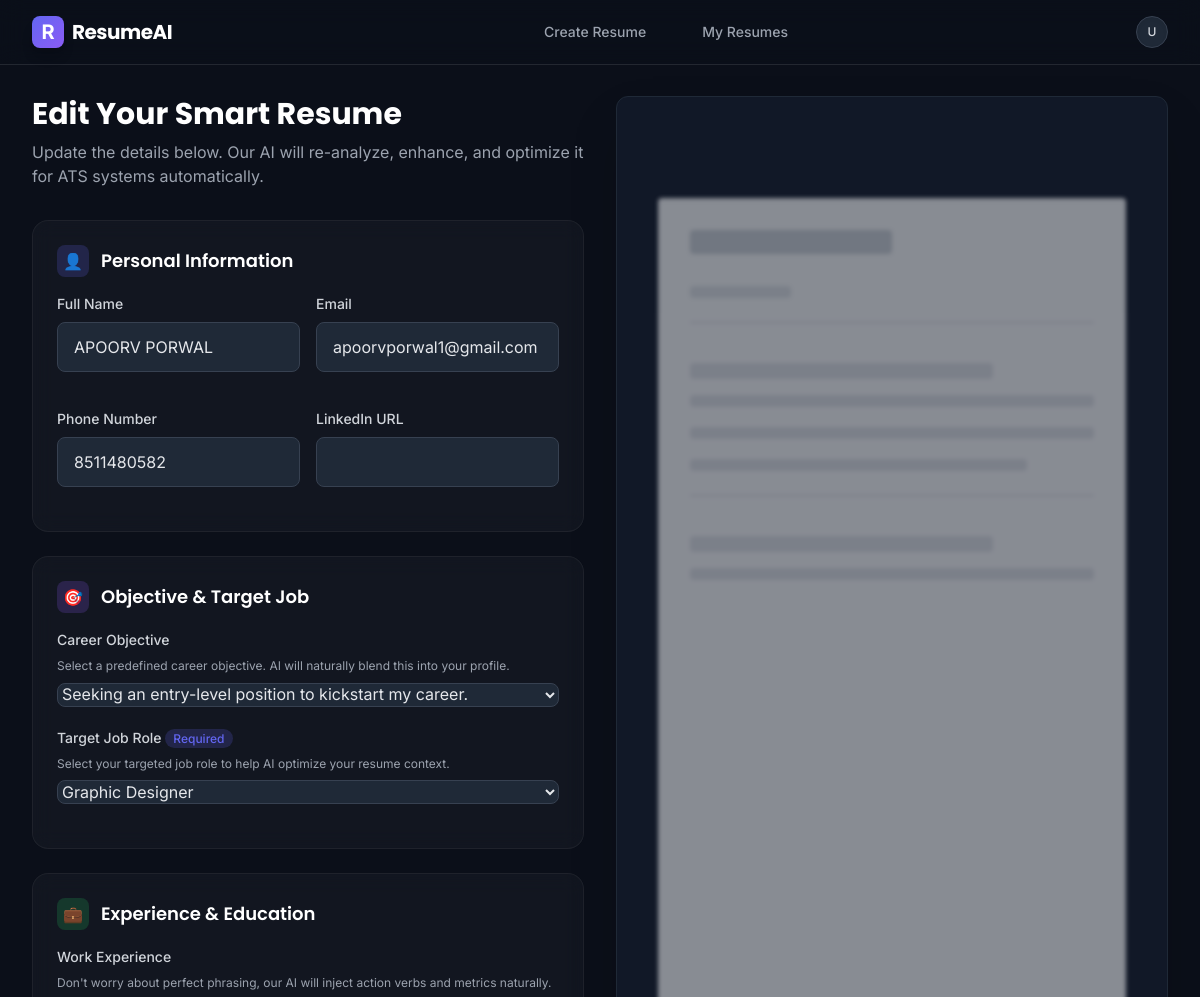
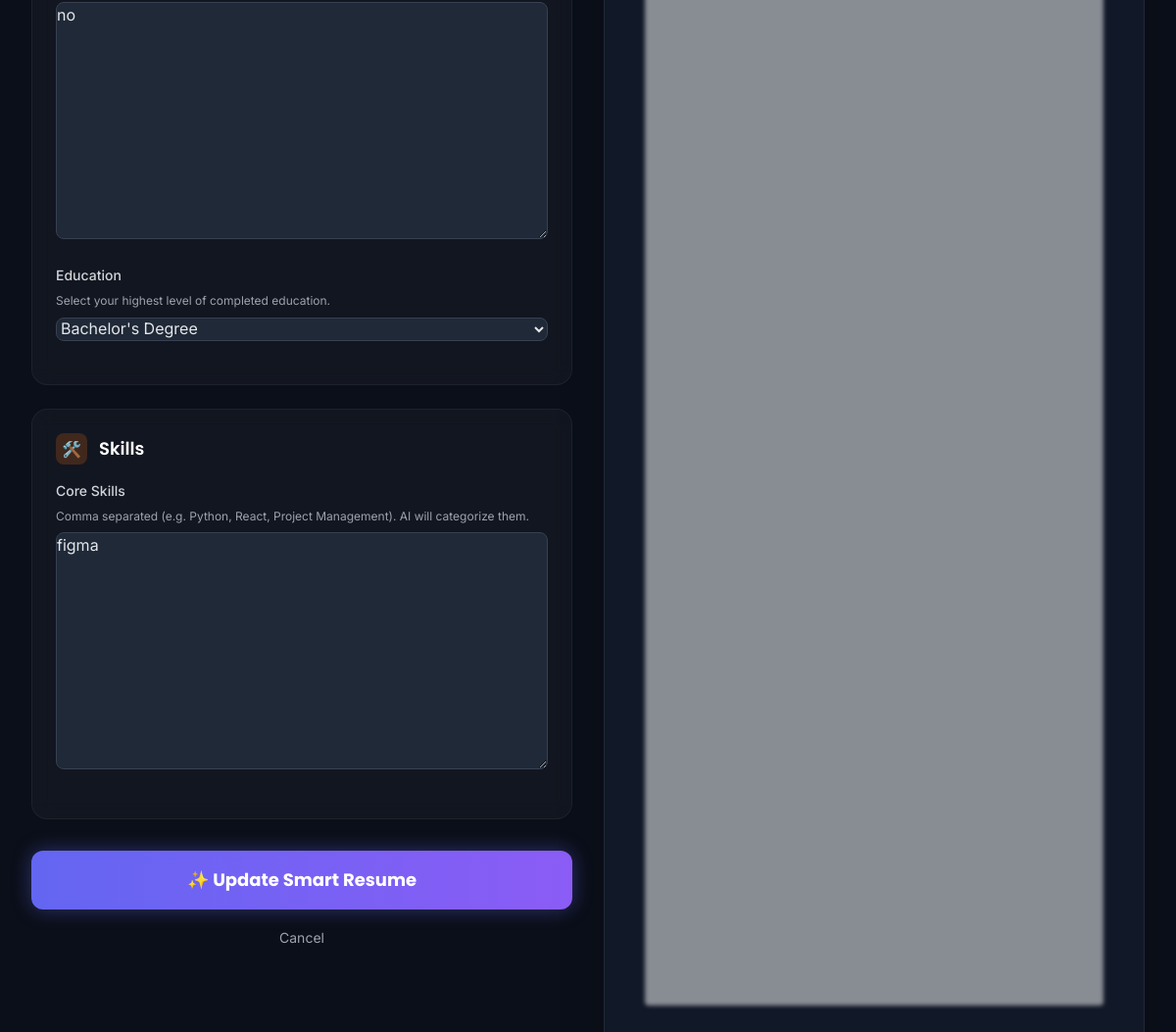
Page /resumes/update/57/ on the committed database (2 pictures, top to bottom).
### resumes/models.py (models this page shows, shortened)
class Resume(models.Model):
    name = models.CharField(max_length=100)
    email = models.EmailField()
    phone = models.CharField(max_length=15)
    linkedin = models.URLField(blank=True, null=True)
    objective = models.TextField()
    skills = models.TextField()
    experience = models.TextField()
    education = models.TextField()
    job_description = models.TextField(blank=True, null=True)
    ai_generated_resume = models.TextField(blank=True, null=True)
    ats_score = models.IntegerField(blank=True, null=True)
    feedback = models.TextField(blank=True, null=True)
    created_at = models.DateTimeField(auto_now_add=True)
    updated_at = models.DateTimeField(auto_now=True)

### resumes/views.py (the view)
# urls.py: path('update/<int:pk>/', views.update_resume, name='update_resume'),
def update_resume(request, pk):
    resume = get_object_or_404(Resume, pk=pk)
    if request.method == "POST":
        form = ResumeForm(request.POST, instance=resume)
        if form.is_valid():
            form.save()
            return redirect('resume_list')
    else:
        form = ResumeForm(instance=resume)
    return render(request, 'resumes/update_resume.html', {'form': form, 'resume': resume})

### resumes/forms.py
class ResumeForm(forms.ModelForm):
    job_description = forms.ChoiceField(
        choices=JOB_ROLE_CHOICES,
        required=True,
        widget=forms.Select(attrs={'class': 'w-full'})
    )
    objective = forms.ChoiceField(
        choices=OBJECTIVE_CHOICES,
        required=True,
        widget=forms.Select(attrs={'class': 'w-full'})
    )
    education = forms.ChoiceField(
        choices=EDUCATION_CHOICES,
        required=True,
        widget=forms.Select(attrs={'class': 'w-full'})
    )
    class Meta:
        model = Resume
        fields = ['name', 'email', 'phone', 'linkedin', 'objective', 'skills', 'experience', 'education', 'job_description']

### templates/resumes/update_resume.html (shortened to what this page needs)
{% extends 'base.html' %}
{% block content %}
<div class="grid grid-cols-1 lg:grid-cols-2 gap-8 relative">
    <div class="space-y-6 pb-24">
        <div class="mb-8">
            <h1 class="text-3xl font-heading font-bold text-white mb-2">Edit Your Smart Resume</h1>
            <p class="text-textSecondary">Update the details below. Our AI will re-analyze, enhance, and optimize it for ATS systems automatically.</p>
        </div>
        <form method="post" id="resumeForm" onsubmit="showLoader()">
            <div class="glass-card p-6 rounded-2xl mb-6 hover:border-primary/30 transition-colors">
                <div class="flex items-center gap-3 mb-4">
                    <div class="w-8 h-8 rounded-lg bg-primary/20 flex items-center justify-center text-primary">👤</div>
                    <h3 class="text-lg font-heading font-semibold text-white">Personal Information</h3>
                </div>
                <div class="grid grid-cols-1 md:grid-cols-2 gap-4">
                    <div class="form-row">
                        <label for="{{ form.name.id_for_label }}">Full Name</label>
                        {{ form.name }}
                    </div>
                    <div class="form-row">
                        <label for="{{ form.email.id_for_label }}">Email</label>
                        {{ form.email }}
                    </div>
                    <div class="form-row">
                        <label for="{{ form.phone.id_for_label }}">Phone Number</label>
                        {{ form.phone }}
                    </div>
                    <div class="form-row">
                        <label for="{{ form.linkedin.id_for_label }}">LinkedIn URL</label>
                        {{ form.linkedin }}
                    </div>
                </div>
            </div>
            <div class="glass-card p-6 rounded-2xl mb-6 hover:border-primary/30 transition-colors">
                <div class="flex items-center gap-3 mb-4">
                    <div class="w-8 h-8 rounded-lg bg-secondary/20 flex items-center justify-center text-secondary">🎯</div>
                    <h3 class="text-lg font-heading font-semibold text-white">Objective & Target Job</h3>
                </div>
                <div class="form-row">
                    <label for="{{ form.objective.id_for_label }}">Career Objective</label>
                    <p class="text-xs text-textSecondary mb-2">Select a predefined career objective. AI will naturally blend this into your profile.</p>
                    {{ form.objective }}
                </div>
                <div class="form-row mt-4">
                    <label for="{{ form.job_description.id_for_label }}" class="flex items-center gap-2">
                        Target Job Role <span class="bg-primary/20 text-primary text-xs px-2 py-0.5 rounded-full font-medium">Required</span>
                    </label>
                    <p class="text-xs text-textSecondary mb-2">Select your targeted job role to help AI optimize your resume context.</p>
                    {{ form.job_description }}
                </div>
            </div>
            <div class="glass-card p-6 rounded-2xl mb-6 hover:border-primary/30 transition-colors">
                <div class="flex items-center gap-3 mb-4">
                    <div class="w-8 h-8 rounded-lg bg-green-500/20 flex items-center justify-center text-green-400">💼</div>
                    <h3 class="text-lg font-heading font-semibold text-white">Experience & Education</h3>
                </div>
                <div class="form-row">
                    <label for="{{ form.experience.id_for_label }}">Work Experience</label>
                    <p class="text-xs text-textSecondary mb-2">Don't worry about perfect phrasing, our AI will inject action verbs and metrics naturally.</p>
                    {{ form.experience }}
                </div>
                <div class="form-row mt-4">
                    <label for="{{ form.education.id_for_label }}">Education</label>
                    <p class="text-xs text-textSecondary mb-2">Select your highest level of completed education.</p>
                    {{ form.education }}
                </div>
            </div>
            <div class="glass-card p-6 rounded-2xl mb-6 hover:border-primary/30 transition-colors">
                <div class="flex items-center gap-3 mb-4">
                    <div class="w-8 h-8 rounded-lg bg-orange-500/20 flex items-center justify-center text-orange-400">🛠️</div>
                    <h3 class="text-lg font-heading font-semibold text-white">Skills</h3>
                </div>
                <div class="form-row">
                    <label for="{{ form.skills.id_for_label }}">Core Skills</label>
                    <p class="text-xs text-textSecondary mb-2">Comma separated (e.g. Python, React, Project Management). AI will categorize them.</p>
                    {{ form.skills }}
                </div>
            </div>
            <div class="mt-8 z-40 relative">
                <button type="submit" id="submitBtn" class="w-full py-4 px-6 bg-gradient-to-r from-primary to-secondary hover:from-indigo-600 hover:to-purple-600 text-white font-heading font-bold text-lg rounded-xl shadow-[0_0_20px_rgba(99,102,241,0.4)] hover:shadow-[0_0_30px_rgba(99,102,241,0.6)] hover:scale-[1.02] transition-all duration-300 flex items-center justify-center gap-2">
                    ✨ Update Smart Resume
                </button>
            </div>
            <div class="mt-4 text-center">
                <a href="{% url 'resume_list' %}" class="text-textSecondary hover:text-white transition-colors text-sm">Cancel</a>
            </div>
        </form>
    </div>
    <div class="hidden lg:block relative">
        <div class="sticky top-24 w-full h-[calc(100vh-8rem)] rounded-xl overflow-hidden shadow-2xl flex items-center justify-center bg-gray-900 border border-gray-800 transition-all duration-500" id="previewContainer">
            <div class="w-[85%] h-[90%] bg-white rounded shadow-inner p-8 flex flex-col gap-4 opacity-50 blur-[2px] transition-all duration-500" id="paperPreview">
                <div class="w-1/2 h-6 bg-gray-300 rounded mb-4"></div>
                <div class="w-1/4 h-3 bg-gray-200 rounded"></div>
                <div class="w-full h-px bg-gray-300 my-2"></div>
                <div class="w-3/4 h-4 bg-gray-200 rounded mt-4"></div>
                <div class="w-full h-3 bg-gray-200 rounded mb-1"></div>
                <div class="w-full h-3 bg-gray-200 rounded mb-1"></div>
                <div class="w-5/6 h-3 bg-gray-200 rounded"></div>
                <div class="w-full h-px bg-gray-300 my-2"></div>
                <div class="w-3/4 h-4 bg-gray-200 rounded mt-4"></div>
                <div class="w-full h-3 bg-gray-200 rounded mb-1"></div>
            </div>
        </div>
    </div>
</div>
{% endblock %}

### templates/base.html (style rules this page uses)
body { background-color: #0B0F19; color: #E5E7EB; font-family: 'Inter', sans-serif; }
h1, h2, h3, h4, h5, h6 { font-family: 'Poppins', sans-serif; }
.glass-card { background: rgba(255, 255, 255, 0.03); backdrop-filter: blur(10px); -webkit-backdrop-filter: blur(10px); border: 1px solid rgba(255, 255, 255, 0.05); }
input[type="text"], input[type="email"], input[type="url"], input[type="number"], textarea, select { background-color: #1F2937; border: 1px solid #374151; color: #E5E7EB; border-radius: 0.5rem; padding: 0.75rem 1rem; width: 100%; transition: all 0.2s ease-in-out; font-family: 'Inter', sans-serif; }
.form-row { margin-bottom: 1.25rem; }
.form-row label { display: block; margin-bottom: 0.5rem; font-weight: 500; color: #D1D5DB; font-size: 0.875rem; }

### rows in the picture
Resume: name "APOORV PORWAL", email "apoorvporwal1@gmail.com", phone "8511480582", objective "Seeking an entry-level position to kickstart my career.", job_description "Graphic Designer", experience "no", education "Bachelor's Degree", skills "figma"
